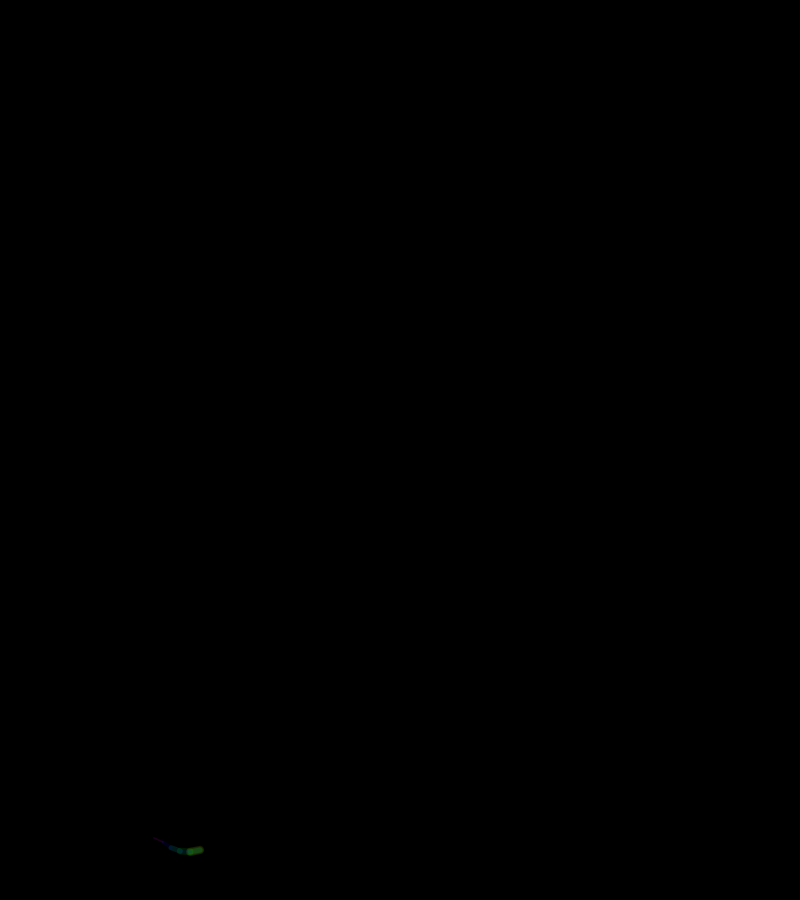
Frame 1 (no input)
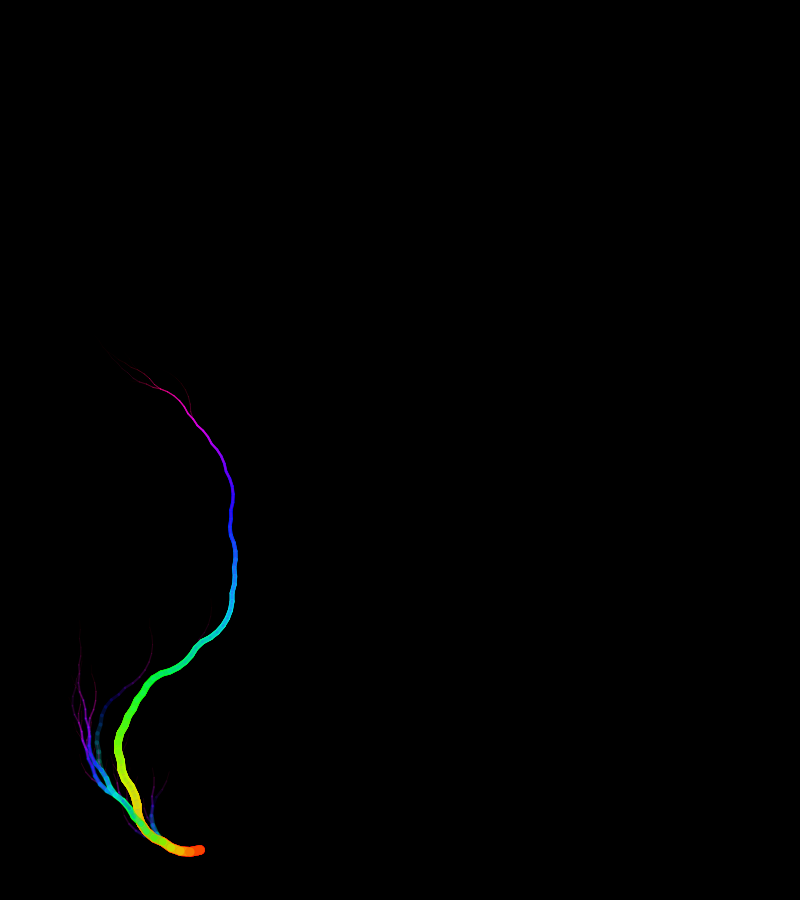
Frame 60 (no input)
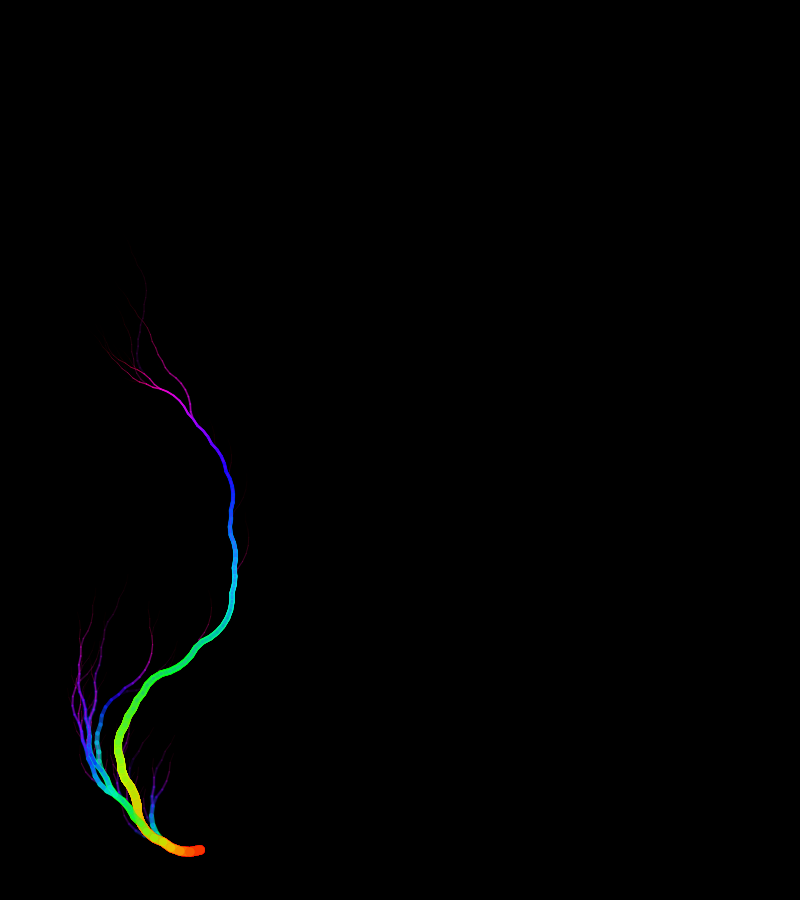
Frame 120 (the mouse pressed at the canvas centre since frame 60)

The p5.js sketch that drew these frames (run headless with seeded random() and noise() and a simulated clock; from frame 60 on, the mouse is pressed at the canvas centre):

// p5.js sketch
// ── sketch.js
const limit = 10000;
const angle = 0.14;
const length = 10;

const c_point = new Point(200, 850);

let i = 2;

function setup() {
    createCanvas(800, 900, P2D);
    colorMode(HSB, 1, 1, 1, 1);
    background(0);
    smooth();
}

function draw() {
    for (let j = 0; j < 3 && i < limit; j++) {
        renderList(collatzList(i));
        i += 1;
    }
    if (i == limit) noLoop();
}

function collatzNumber(number) {
    if (number % 2 == 0) {
        return number / 2;
    } else {
        return (number * 3 + 1) / 2;
    }
}

function collatzList(number) {
    let list = [number];
    let index = 1;

    do {
        number = collatzNumber(number);
        list[index] = number;
        index += 1;
    } while (number != 1);

    return list;
}

function renderList(list) {
    let r_angle = -PI;
    let last_p = new Point(c_point.x, c_point.y);
    let l = length;

    let dis = 0.037;
    let j = 1;

    for (let i = list.length - 1; i >= 0; i--) {
        const n = list[i];
        r_angle += (n % 2 == 0) ? 0.27 - (0.0002 * j) : -0.19 + (0.00025 * j);
        l -= dis;

        const x = l * Math.cos(r_angle) + last_p.x;
        const y = l * Math.sin(r_angle) + last_p.y;

        const s = j / list.length;
        stroke(s, 1, 1, 0.1);
        strokeWeight((i / list.length) * 10);
        line(last_p.x, last_p.y, x, y);

        last_p.x = x;
        last_p.y = y;
        j += 1;
    }
}

function Point(x, y) {
    this.x = x;
    this.y = y;
}
